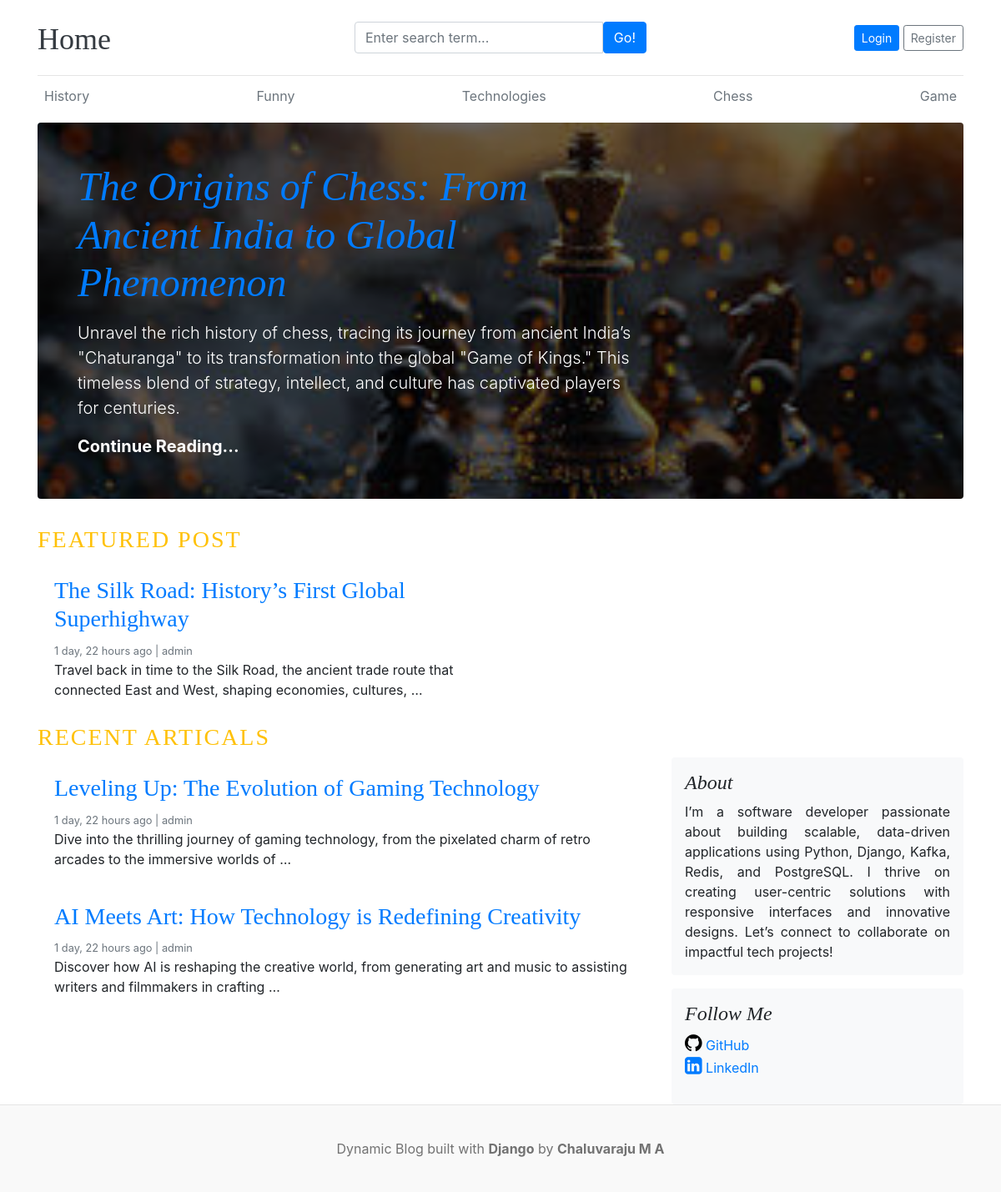
The page / on the database its author committed.
### blogs/models.py (models this page shows, shortened)
class Category(models.Model):
    category_name = models.CharField(max_length=50, unique=True)
    created_at = models.DateTimeField(auto_now_add=True)
    updated_at = models.DateTimeField(auto_now=True)
    class Meta:
        verbose_name_plural = 'Categories'

class Blogs(models.Model):
    title = models.CharField(max_length=100, unique=True)
    slug = models.SlugField(unique=True, blank=True)
    category = models.ForeignKey(Category, on_delete=models.CASCADE)
    author = models.ForeignKey(User, on_delete=models.CASCADE)
    blog_image = models.ImageField(upload_to='uploads/%y/%m/%d')
    short_description = models.TextField(max_length=1000)
    blog_body = models.TextField(max_length=3000)
    status = models.CharField(max_length=100,choices = STATUS_CHOICE, default='draft')
    is_feacherd = models.BooleanField(default=False)
    created_at = models.DateTimeField(auto_now_add=True)
    updated_at = models.DateTimeField(auto_now=True)
    class Meta:
        verbose_name_plural = 'Blogs'

### blog_main/views.py (the view)
# urls.py: 2. Add a URL to urlpatterns:  path('', views.home, name='home')
def home(request):
    categories = Category.objects.all()
    featured_post = Blogs.objects.filter(is_feacherd=True)
    posts = Blogs.objects.filter(is_feacherd=False, status='published')
    context = {
        'categories': categories,
        'featured_post': featured_post,
        'posts': posts,
    }
    return render(request,'home.html', context)

### blogs/context_processors.py (called while the page is built)
def get_categories(request):
    categories = Category.objects.all()
    return dict(categories=categories)

### templates/home.html
{% extends 'base/base.html' %}
{% block content %}
{% for post in featured_post %}
 {% if forloop.first %}
<div class="jumbotron p-3 p-md-5 text-white rounded bg-dark" style="background-image: url({{ post.blog_image.url }});background-blend-mode: overlay;background-size:cover;">
    <div class="col-md-8 px-0">
      <h3 class="display-4 font-italic"><a href="{% url 'blogs' post.slug %}">{{ post.title }}</a></h3>
      <p class="lead my-3">{{post.short_description | truncatewords:40 }}</p>
      <p class="lead mb-0"><a href="{% url 'blogs' post.slug %}" class="text-white font-weight-bold">Continue Reading...</a></p>
    </div>
</div>
 {% endif %}
{% endfor %}
<h3 class="text-uppercase text-warning" style="letter-spacing: 2px;">Featured POST</h3>
  <div class="row mb-2">
    {% for post in featured_post %}
      {% if not forloop.first %}
    <div class="col-md-6">
      <div class="card border-0" >
        <div class="card-body">
          <h3><a href="{% url 'blogs' post.slug %}">{{ post.title }}</a></h3>
          <small class="mb-1 text-muted">{{ post.created_at | timesince }} ago | {{ post.author }}</small>
          <p class="card-text">{{ post.short_description | truncatewords:20 }}</p>
        </div>
      </div>
    </div>
    {% endif %}
    {% endfor %}
  </div>
  <h3 class="text-uppercase text-warning" style="letter-spacing: 2px;">Recent Articals</h3>
  <main role="main" class="container p-0">
    <div class="row">
      <div class="col-md-8 blog-main">
        {% for post in posts %}
        <div class="card border-0" >
          <div class="card-body">
            <h3><a href="{% url 'blogs' post.slug %}">{{ post.title }}</a></h3>
            <small class="mb-1 text-muted">{{ post.created_at | timesince }} ago | {{ post.author }}</small>
            <p class="card-text">{{ post.short_description | truncatewords:20 }}</p>
          </div>
        </div>
        {% endfor %}
      </div>
      <aside class="col-md-4 blog-sidebar">
        <div class="p-3 mb-3 bg-light rounded">
            <h4 class="font-italic">About</h4>
            <p class="mb-0" style="text-align: justify;">
                I’m a software developer passionate about building scalable, data-driven applications using Python, Django, Kafka, Redis, and PostgreSQL. I thrive on creating user-centric solutions with responsive interfaces and innovative designs. Let’s connect to collaborate on impactful tech projects!
            </p>
        </div>
        <div class="p-3 mt-3 bg-light rounded">
            <h4 class="font-italic">Follow Me</h4>
            <ol class="list-unstyled">
              <li><a href="https://github.com/ma-chaluvaraju"><i style="font-size:24px; color:black;" class="fa">&#xf09b;</i> GitHub</a></li>
              <li><a href="https://www.linkedin.com/in/m-a-chaluvaraju/"><i style="font-size:24px" class="fa">&#xf08c;</i> LinkedIn</a></li>
            </ol>
        </div>
      </aside>
    </div>
  </main>
</div>
{% endblock %}

### templates/base/header.html (shortened to what this page needs)
{% load static %}
<!DOCTYPE html>
<html lang="en">
<head>
    <link href="https://getbootstrap.com/docs/4.0/dist/css/bootstrap.min.css" rel="stylesheet">
    <link href="{% static 'css/style.css' %}" rel="stylesheet">
    <link rel="stylesheet" href="https://cdnjs.cloudflare.com/ajax/libs/font-awesome/4.7.0/css/font-awesome.min.css">
  </head>
<body>
    <div class="container">
      <header class="blog-header py-3">
        <div class="row flex-nowrap justify-content-between align-items-center">
          <div class="col-4 pt-1">
            <a class="blog-header-logo text-dark" href="/">Home</a>
          </div>
          <div class="col-4">
            <form action="{% url 'search' %}" method="GET">
              <div class="input-group">
                <input class="form-control" name="keyword" type="text" placeholder="Enter search term..." aria-label="Enter search term..." aria-describedby="button-search" />
                <button type="submit" class="btn btn-primary" id="button-search" type="button">Go!</button>
            </div>
            </form>
          </div>
          <div class="col-4 d-flex justify-content-end align-items-center">
            {% if not user.is_authenticated %}
            <a class="btn btn-sm btn-primary" href="{% url 'login' %}">Login</a> &nbsp;
            <a class="btn btn-sm btn-outline-secondary" href="{% url 'register' %}">Register</a>
            {% else %}
            <span><a href="{% url 'dashboard' %}" class="btn btn-sm btn-primary">Dashboard</a></span> &nbsp;
            <span><a class="btn btn-sm btn-outline-secondary" href="{% url 'logout' %}">Logout</a></span>
            {% endif %}
          </div>
    </div>
      </header>
      <div class="nav-scroller py-1 mb-2">
        <nav class="nav d-flex justify-content-between">
          {% for cat in categories %}
          <a class="p-2 text-muted" href="{% url 'posts_by_category' cat.id %}">{{ cat.category_name}}</a>
          {%endfor%}
        </nav>
      </div>

### static/css/style.css (style rules this page uses)
html, body { height: 100%; margin: 0; }
body { display: flex; flex-direction: column; }
.blog-header { border-bottom: 1px solid #e5e5e5; }
.blog-header-logo { font-family: "Playfair Display", Georgia, "Times New Roman", serif; font-size: 2.25rem; }
h1, h2, h3, h4, h5, h6 { font-family: "Playfair Display", Georgia, "Times New Roman", serif; }
.display-4 { font-size: 2.5rem; }
@media (min-width: 768px) { .display-4 { font-size: 3rem; } }

### rows shown on the page
Category: category_name "History"
Category: category_name "Funny"
Category: category_name "Technologies"
Category: category_name "Chess"
Category: category_name "Game"
Blogs: blog_image (picture), title "The Origins of Chess: From Ancient India to Global Phenomenon", short_description "Unravel the rich history of chess, tracing its journey from ancient India’s \"Chaturanga\" to its transformation into the global \"Game of Kings.\" This timeless blend of strategy, intellect, and culture has captivated players for centuries."
Blogs: title "The Silk Road: History’s First Global Superhighway", created_at "1 day, 22 hours", author "admin", short_description "Travel back in time to the Silk Road, the ancient trade route that connected East and West, shaping economies, cultures, …"
Blogs: title "Leveling Up: The Evolution of Gaming Technology", created_at "1 day, 22 hours", author "admin", short_description "Dive into the thrilling journey of gaming technology, from the pixelated charm of retro arcades to the immersive worlds of …"
Blogs: title "AI Meets Art: How Technology is Redefining Creativity", created_at "1 day, 22 hours", author "admin", short_description "Discover how AI is reshaping the creative world, from generating art and music to assisting writers and filmmakers in crafting …"
